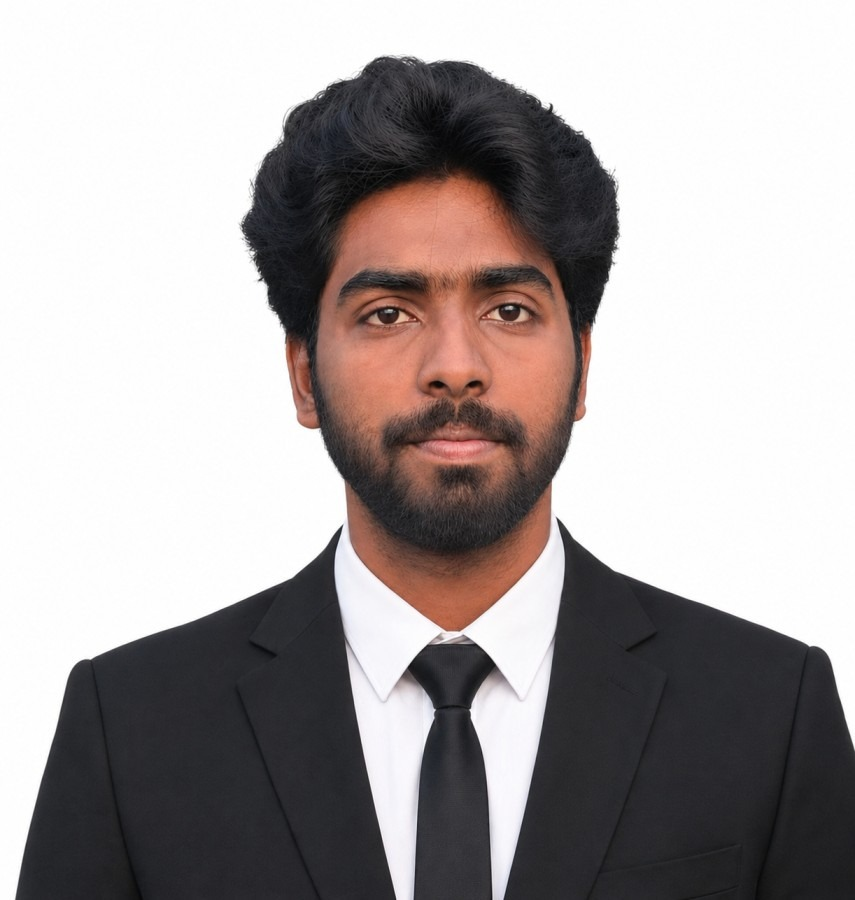
#> input picture photo.jpg, 855 x 900 px
$ python ascii_to_svg.py
#> lines starting #> are read from the running program, lines starting #| are printed output that depends on the picture
import os
import sys

try:
    from PIL import Image, ImageOps
except ImportError:
    print("Pillow not installed. Creating default placeholder ASCII art.")
    Image = None

def generate_svg(image_path, out_dark="dark.svg", out_light="light.svg"):
#> called with image_path = 'photo.jpg', out_dark = 'dark.svg', out_light = 'light.svg'
    chars = [' ', '.', ':', '-', '=', '+', '*', '#', '%', '@']
    ascii_lines = []

    if Image and os.path.exists(image_path):
        try:
            img = Image.open(image_path)
#> img is the input picture: PIL image 855x900 RGB; mean R, G, B 169, 162.7, 162.3
            if img.mode in ('RGBA', 'LA') or (img.mode == 'P' and 'transparency' in img.info):
                bg = Image.new('RGB', img.size, (255, 255, 255))
                if img.mode == 'RGBA' or img.mode == 'LA':
                    bg.paste(img, (0, 0), img)
                else:
                    bg.paste(img, (0, 0))
                img = bg
            img = img.convert('L')
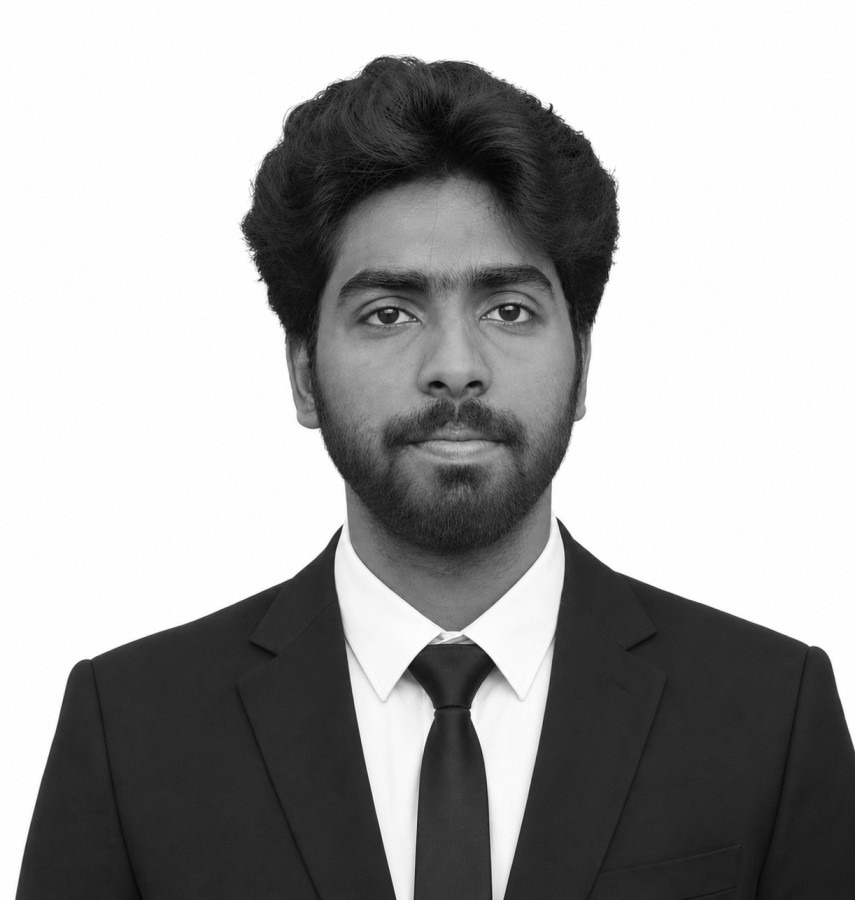
#> img: PIL image 855x900 L; min 1, max 255, mean 164.5
            img = ImageOps.autocontrast(img)
            width = 80
            aspect_ratio = img.height / img.width
#> aspect_ratio = 1.05
            new_height = int(aspect_ratio * width * 0.5)
#> new_height = 42
            img = img.resize((width, new_height))
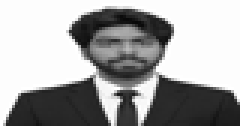
#> img: PIL image 80x42 L (shown 3 times larger); min 8, max 255, mean 163.5
            # get_flattened_data or getdata
            pixels = list(img.getdata())
#> pixels = 3360 values, max 255 at index 114, min 8 at index 605, mean 163.5

            for i in range(0, len(pixels), width):
                row = pixels[i:i+width]
                # Invert intensity: 255 (white bg) -> index 0 (space), 0 (black) -> index 9 (@)
                line_str = "".join([chars[int((255 - p) / 256 * len(chars))] for p in row])
                ascii_lines.append(line_str)
#> this loop made 42 passes
#> i on passes 2 to 13: 80, 160, 240, 320, 400, 480, 560, 640, 720, 800, 880, 960
#> after the loop, ascii_lines = 42 items
        except Exception as e:
            print(f"Error processing image {image_path}: {e}")

    if not ascii_lines:
        ascii_lines = [
            "         .::::.         ",
            "       .::::::::.       ",
            "      ::::::::::::      ",
            "      ::::::::::::      ",
            "       ::::::::::       ",
            "         ::::::         ",
            "         ::::::         ",
            "      .::::::::::.      ",
            "    .::::::::::::::.    ",
            "  .::::::::::::::::::.  ",
            " :::::::::::::::::::::: ",
            " :::::::::::::::::::::: "
        ]

    system_info = [
        "gowtham@devos —",
        ". Subject: .......................... Karri Gowtham Venkata Reddy",
        ". Role: ................ Final-Year CSE Student · Software Developer",
        ". Origin: ........................... Andhra Pradesh, India",
        ". Education: ................ B.Tech CSE, KL University, CGPA 91%",
        ". Status: .......... Building Smart AI Attendance System · Job Hunting · Learning",
        ". ToolChain: ..................... VS Code, Git, GitHub, Postman",
        "",
        ". Core.Lang: ................ Java, Python, C, JavaScript",
        ". Core.Frontend: ................. React.js, HTML5, CSS3",
        ". Core.Backend: ................. Node.js, Firebase",
        ". Core.Database: ..................... MongoDB",
        ". Core.Infra: .............. UiPath (RPA), AWS, Oracle Cloud",
        "",
        "- Contact ————————————",
        ". Grid.Mail: ............... 2300032792cseird@gmail.com",
        ". Grid.Portfolio: ............... gowtham-portfolio-sooty.vercel.app",
        ". Grid.LinkedIn: ................ in/gowtham-venkata-reddy-139248333",
        ". Grid.Github: ................... gowtham786786",
        "",
        "- Live Stats ————————————",
        "  See live GitHub stats badges below in README ↓"
    ]

    def make_svg(bg_color, text_color, highlight_color, stroke_color, filename, mode="dark"):
#> called with bg_color = '#0D1117', text_color = '#c9d1d9', highlight_color = '#00b4d8', stroke_color = '#30363d', filename = 'dark.svg', mode = 'dark'
        svg_width = 1000
        svg_height = max(len(ascii_lines) * 9, len(system_info) * 20) + 120
#> svg_height = 560

        if mode == "dark":
            grad_c1, grad_c2 = "#00b4d8", "#90e0ef"
        else:
            grad_c1, grad_c2 = "#0077b6", "#023e8a"

        svg = f'''<svg xmlns="http://www.w3.org/2000/svg" viewBox="0 0 {svg_width} {svg_height}" width="{svg_width}" height="{svg_height}">
  <style>
    .terminal-text {{ font-family: ui-monospace, "Cascadia Code", "Fira Code", monospace; }}
  </style>
  <defs>
    <!-- Animated Gradient -->
    <linearGradient id="animGrad_{mode}" x1="0%" y1="0%" x2="100%" y2="100%">
      <stop offset="0%" stop-color="{grad_c1}">
        <animate attributeName="stop-color" values="{grad_c1};{grad_c2};{grad_c1}" dur="4s" repeatCount="indefinite" />
      </stop>
      <stop offset="100%" stop-color="{grad_c2}">
        <animate attributeName="stop-color" values="{grad_c2};{grad_c1};{grad_c2}" dur="4s" repeatCount="indefinite" />
      </stop>
    </linearGradient>

    <!-- Reveal Mask ClipPath (slides open) -->
    <clipPath id="slideOpen_{mode}">
      <rect x="0" y="0" width="{svg_width}" height="0">
        <animate attributeName="height" from="0" to="{svg_height}" dur="1s" begin="0s" fill="freeze" />
      </rect>
    </clipPath>
'''

        base_delay = 1.0
        typing_speed = 0.08
        cursor_begin = base_delay + (len(system_info) * typing_speed)

        svg += f'''  </defs>

  <!-- Pulsing Border Rect -->
  <rect width="100%" height="100%" rx="10" fill="{bg_color}" stroke="url(#animGrad_{mode})" stroke-width="2">
    <animate attributeName="stroke-opacity" values="0.3;1;0.3" dur="3s" repeatCount="indefinite" />
  </rect>

  <g clip-path="url(#slideOpen_{mode})">

    <!-- Moving Scanline -->
    <rect x="0" y="-50" width="100%" height="50" fill="url(#animGrad_{mode})" opacity="0.1">
      <animateTransform attributeName="transform" type="translate" from="0 -50" to="0 {svg_height + 50}" dur="4s" repeatCount="indefinite" />
    </rect>

    <!-- Window Chrome -->
    <circle cx="25" cy="25" r="6" fill="#ff5f56" />
    <circle cx="45" cy="25" r="6" fill="#ffbd2e" />
    <circle cx="65" cy="25" r="6" fill="#27c93f" />
    <text x="{svg_width/2}" y="30" class="terminal-text" font-size="14" fill="{text_color}" text-anchor="middle">gowtham@devos ~ % ./profile.sh --live</text>

    <text x="{svg_width - 25}" y="30" class="terminal-text" font-size="14" font-weight="bold" fill="url(#animGrad_{mode})" text-anchor="end">● SCANNING
      <animate attributeName="opacity" values="1;0;1" dur="1.5s" repeatCount="indefinite" />
    </text>
    <line x1="0" y1="50" x2="{svg_width}" y2="50" stroke="{stroke_color}" stroke-width="1"/>

    <!-- VISUAL.MAP Header -->
    <text x="30" y="85" class="terminal-text" font-size="14" font-weight="bold" fill="url(#animGrad_{mode})">VISUAL.MAP</text>
'''

        # Ascii Art
        y_offset = 110
        for line in ascii_lines:
            safe_line = line.replace(' ', '&#160;').replace('<', '&lt;').replace('>', '&gt;')
            svg += f'    <text x="30" y="{y_offset}" class="terminal-text" font-size="7.5" fill="url(#animGrad_{mode})">{safe_line}</text>\n'
            y_offset += 9
#> this loop made 42 passes
#> y_offset on passes 1 to 12: 119, 128, 137, 146, 155, 164, 173, 182, 191, 200, 209, 218
#> after the loop, y_offset = 488

        # SYSTEM.INFO Header
        svg += f'\n    <text x="420" y="85" class="terminal-text" font-size="14" font-weight="bold" fill="url(#animGrad_{mode})">SYSTEM.INFO</text>\n'

        y_offset = 120
        last_line_len = 0
        for i, line in enumerate(system_info):
            safe_line = line.replace(' ', '&#160;').replace('<', '&lt;').replace('>', '&gt;')
            delay = base_delay + (i * typing_speed)
            svg += f'    <text x="420" y="{y_offset}" class="terminal-text" font-size="14" fill="{text_color}">{safe_line}</text>\n'
            svg += f'    <rect x="420" y="{y_offset - 15}" width="560" height="25" fill="{bg_color}">\n'
            svg += f'      <animate attributeName="x" from="420" to="980" dur="{typing_speed}s" begin="{delay}s" fill="freeze" />\n'
            svg += f'      <animate attributeName="width" from="560" to="0" dur="{typing_speed}s" begin="{delay}s" fill="freeze" />\n'
            svg += f'    </rect>\n'
            if i == len(system_info) - 1:
                last_line_len = len(line)
            y_offset += 20
#> after the loop, y_offset = 560

        # Blinking Cursor immediately after the last character of the last line
        cursor_x = 420 + (last_line_len * 8.4) + 5
        cursor_y = y_offset - 20 - 12
#> cursor_y = 528
        svg += f'''
    <rect x="{cursor_x}" y="{cursor_y}" width="8" height="15" fill="{highlight_color}" opacity="0">
      <animate attributeName="opacity" values="0;1;0" dur="1s" begin="{cursor_begin}s" repeatCount="indefinite" />
    </rect>

  </g>
</svg>'''

        with open(filename, 'w', encoding='utf-8') as f:
            f.write(svg)

    make_svg('#0D1117', '#c9d1d9', '#00b4d8', '#30363d', out_dark, "dark")
    make_svg('#ffffff', '#24292f', '#0077b6', '#d0d7de', out_light, "light")
#> the loop in make_svg (call 2), `for line in ascii_lines:` made 42 passes

if __name__ == '__main__':
    image_path = 'photo.jpg' if len(sys.argv) < 2 else sys.argv[1]
    generate_svg(image_path)
    print(f"Generated SVG banners (Dark & Light) with SMIL animations.")
